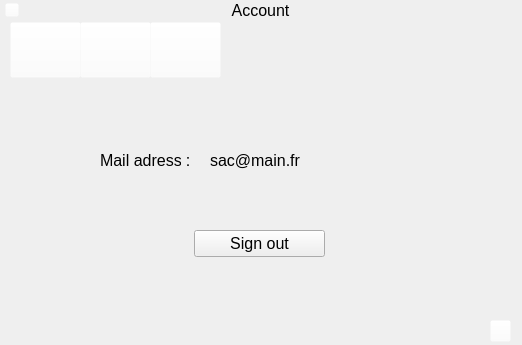
<?xml version="1.0" encoding="UTF-8"?>
<ui version="4.0">
 <class>AccountGUI</class>
 <widget class="QWidget" name="AccountGUI">
  <property name="geometry">
   <rect>
    <x>0</x>
    <y>0</y>
    <width>522</width>
    <height>345</height>
   </rect>
  </property>
  <property name="minimumSize">
   <size>
    <width>522</width>
    <height>345</height>
   </size>
  </property>
  <property name="maximumSize">
   <size>
    <width>522</width>
    <height>345</height>
   </size>
  </property>
  <property name="windowTitle">
   <string>General</string>
  </property>
  <property name="windowIcon">
   <iconset resource="../woda.qrc">
    <normaloff>:/logoTray</normaloff>:/logoTray</iconset>
  </property>
  <property name="styleSheet">
   <string notr="true"/>
  </property>
  <widget class="QLabel" name="labelTitle">
   <property name="geometry">
    <rect>
     <x>220</x>
     <y>0</y>
     <width>81</width>
     <height>21</height>
    </rect>
   </property>
   <property name="text">
    <string>&lt;html&gt;&lt;head/&gt;&lt;body&gt;&lt;p align=&quot;center&quot;&gt;&lt;span style=&quot; font-size:12pt;&quot;&gt;Account&lt;/span&gt;&lt;/p&gt;&lt;/body&gt;&lt;/html&gt;</string>
   </property>
  </widget>
  <widget class="QLabel" name="labelGeneral">
   <property name="geometry">
    <rect>
     <x>10</x>
     <y>57</y>
     <width>71</width>
     <height>21</height>
    </rect>
   </property>
   <property name="text">
    <string>&lt;html&gt;&lt;head/&gt;&lt;body&gt;&lt;p align=&quot;center&quot;&gt;&lt;span style=&quot; font-size:10pt;&quot;&gt;General&lt;/span&gt;&lt;/p&gt;&lt;/body&gt;&lt;/html&gt;</string>
   </property>
  </widget>
  <widget class="QLabel" name="labelAccount">
   <property name="geometry">
    <rect>
     <x>80</x>
     <y>57</y>
     <width>71</width>
     <height>20</height>
    </rect>
   </property>
   <property name="text">
    <string>&lt;html&gt;&lt;head/&gt;&lt;body&gt;&lt;p align=&quot;center&quot;&gt;&lt;span style=&quot; font-size:10pt;&quot;&gt;Account&lt;/span&gt;&lt;/p&gt;&lt;/body&gt;&lt;/html&gt;</string>
   </property>
  </widget>
  <widget class="QLabel" name="labelSync">
   <property name="geometry">
    <rect>
     <x>150</x>
     <y>57</y>
     <width>71</width>
     <height>20</height>
    </rect>
   </property>
   <property name="text">
    <string>&lt;html&gt;&lt;head/&gt;&lt;body&gt;&lt;p align=&quot;center&quot;&gt;&lt;span style=&quot; font-size:10pt;&quot;&gt;Sync&lt;/span&gt;&lt;/p&gt;&lt;/body&gt;&lt;/html&gt;</string>
   </property>
  </widget>
  <widget class="QPushButton" name="pushButtonClose">
   <property name="geometry">
    <rect>
     <x>5</x>
     <y>3</y>
     <width>14</width>
     <height>14</height>
    </rect>
   </property>
   <property name="minimumSize">
    <size>
     <width>14</width>
     <height>14</height>
    </size>
   </property>
   <property name="maximumSize">
    <size>
     <width>14</width>
     <height>14</height>
    </size>
   </property>
   <property name="styleSheet">
    <string notr="true">background-color: rgba(255, 255, 255, 0);</string>
   </property>
   <property name="text">
    <string/>
   </property>
   <property name="icon">
    <iconset resource="../woda.qrc">
     <normaloff>:/close</normaloff>:/close</iconset>
   </property>
   <property name="iconSize">
    <size>
     <width>14</width>
     <height>14</height>
    </size>
   </property>
  </widget>
  <widget class="QPushButton" name="pushButtonGeneral">
   <property name="geometry">
    <rect>
     <x>10</x>
     <y>22</y>
     <width>71</width>
     <height>56</height>
    </rect>
   </property>
   <property name="minimumSize">
    <size>
     <width>71</width>
     <height>56</height>
    </size>
   </property>
   <property name="maximumSize">
    <size>
     <width>71</width>
     <height>56</height>
    </size>
   </property>
   <property name="styleSheet">
    <string notr="true">background-color: rgba(255, 255, 255, 0);</string>
   </property>
   <property name="text">
    <string/>
   </property>
   <property name="icon">
    <iconset resource="../woda.qrc">
     <normaloff>:/tabGeneralOff</normaloff>:/tabGeneralOff</iconset>
   </property>
   <property name="iconSize">
    <size>
     <width>71</width>
     <height>56</height>
    </size>
   </property>
  </widget>
  <widget class="QPushButton" name="pushButtonAccount">
   <property name="geometry">
    <rect>
     <x>80</x>
     <y>22</y>
     <width>71</width>
     <height>56</height>
    </rect>
   </property>
   <property name="minimumSize">
    <size>
     <width>71</width>
     <height>56</height>
    </size>
   </property>
   <property name="maximumSize">
    <size>
     <width>71</width>
     <height>56</height>
    </size>
   </property>
   <property name="styleSheet">
    <string notr="true">background-color: rgba(255, 255, 255, 0);</string>
   </property>
   <property name="text">
    <string/>
   </property>
   <property name="icon">
    <iconset resource="../woda.qrc">
     <normaloff>:/tabAccountOn</normaloff>:/tabAccountOn</iconset>
   </property>
   <property name="iconSize">
    <size>
     <width>71</width>
     <height>56</height>
    </size>
   </property>
  </widget>
  <widget class="QPushButton" name="pushButtonSync">
   <property name="geometry">
    <rect>
     <x>150</x>
     <y>22</y>
     <width>71</width>
     <height>56</height>
    </rect>
   </property>
   <property name="minimumSize">
    <size>
     <width>71</width>
     <height>56</height>
    </size>
   </property>
   <property name="maximumSize">
    <size>
     <width>71</width>
     <height>56</height>
    </size>
   </property>
   <property name="styleSheet">
    <string notr="true">background-color: rgba(255, 255, 255, 0);</string>
   </property>
   <property name="text">
    <string/>
   </property>
   <property name="icon">
    <iconset resource="../woda.qrc">
     <normaloff>:/tabSyncOff</normaloff>:/tabSyncOff</iconset>
   </property>
   <property name="iconSize">
    <size>
     <width>71</width>
     <height>56</height>
    </size>
   </property>
  </widget>
  <widget class="QPushButton" name="pushButtonWebApp">
   <property name="geometry">
    <rect>
     <x>490</x>
     <y>320</y>
     <width>21</width>
     <height>22</height>
    </rect>
   </property>
   <property name="minimumSize">
    <size>
     <width>21</width>
     <height>22</height>
    </size>
   </property>
   <property name="maximumSize">
    <size>
     <width>21</width>
     <height>22</height>
    </size>
   </property>
   <property name="styleSheet">
    <string notr="true">background-color: rgba(255, 255, 255, 0);</string>
   </property>
   <property name="text">
    <string/>
   </property>
   <property name="icon">
    <iconset resource="../woda.qrc">
     <normaloff>:/webapp</normaloff>:/webapp</iconset>
   </property>
   <property name="iconSize">
    <size>
     <width>21</width>
     <height>22</height>
    </size>
   </property>
  </widget>
  <widget class="QLabel" name="labelSpacer2">
   <property name="geometry">
    <rect>
     <x>180</x>
     <y>150</y>
     <width>16</width>
     <height>21</height>
    </rect>
   </property>
   <property name="text">
    <string>&lt;html&gt;&lt;head/&gt;&lt;body&gt;&lt;p align=&quot;center&quot;&gt;&lt;span style=&quot; font-size:12pt;&quot;&gt;:&lt;/span&gt;&lt;/p&gt;&lt;/body&gt;&lt;/html&gt;</string>
   </property>
  </widget>
  <widget class="QLabel" name="labelNameMailAdress">
   <property name="geometry">
    <rect>
     <x>100</x>
     <y>150</y>
     <width>81</width>
     <height>21</height>
    </rect>
   </property>
   <property name="font">
    <font>
     <pointsize>12</pointsize>
    </font>
   </property>
   <property name="text">
    <string>Mail adress</string>
   </property>
  </widget>
  <widget class="QLabel" name="labelMailAdress">
   <property name="geometry">
    <rect>
     <x>210</x>
     <y>150</y>
     <width>301</width>
     <height>21</height>
    </rect>
   </property>
   <property name="font">
    <font>
     <pointsize>12</pointsize>
    </font>
   </property>
   <property name="text">
    <string>sac@main.fr</string>
   </property>
  </widget>
  <widget class="QPushButton" name="pushButtonSignOut">
   <property name="geometry">
    <rect>
     <x>194</x>
     <y>230</y>
     <width>131</width>
     <height>27</height>
    </rect>
   </property>
   <property name="font">
    <font>
     <pointsize>12</pointsize>
    </font>
   </property>
   <property name="text">
    <string>Sign out</string>
   </property>
  </widget>
  <widget class="QLabel" name="imgSpacer">
   <property name="geometry">
    <rect>
     <x>84</x>
     <y>200</y>
     <width>350</width>
     <height>3</height>
    </rect>
   </property>
   <property name="minimumSize">
    <size>
     <width>350</width>
     <height>3</height>
    </size>
   </property>
   <property name="maximumSize">
    <size>
     <width>350</width>
     <height>3</height>
    </size>
   </property>
   <property name="text">
    <string/>
   </property>
   <property name="pixmap">
    <pixmap resource="../woda.qrc">:/spacer</pixmap>
   </property>
  </widget>
  <zorder>labelSync</zorder>
  <zorder>labelGeneral</zorder>
  <zorder>labelAccount</zorder>
  <zorder>labelTitle</zorder>
  <zorder>pushButtonClose</zorder>
  <zorder>pushButtonGeneral</zorder>
  <zorder>pushButtonAccount</zorder>
  <zorder>pushButtonSync</zorder>
  <zorder>pushButtonWebApp</zorder>
  <zorder>labelSpacer2</zorder>
  <zorder>labelNameMailAdress</zorder>
  <zorder>labelMailAdress</zorder>
  <zorder>pushButtonSignOut</zorder>
  <zorder>imgSpacer</zorder>
 </widget>
 <resources>
  <include location="../woda.qrc"/>
 </resources>
 <connections>
  <connection>
   <sender>pushButtonClose</sender>
   <signal>clicked()</signal>
   <receiver>AccountGUI</receiver>
   <slot>closePreference()</slot>
   <hints>
    <hint type="sourcelabel">
     <x>11</x>
     <y>9</y>
    </hint>
    <hint type="destinationlabel">
     <x>260</x>
     <y>172</y>
    </hint>
   </hints>
  </connection>
  <connection>
   <sender>pushButtonGeneral</sender>
   <signal>clicked()</signal>
   <receiver>AccountGUI</receiver>
   <slot>btnPageGeneral()</slot>
   <hints>
    <hint type="sourcelabel">
     <x>45</x>
     <y>49</y>
    </hint>
    <hint type="destinationlabel">
     <x>260</x>
     <y>172</y>
    </hint>
   </hints>
  </connection>
  <connection>
   <sender>pushButtonSync</sender>
   <signal>clicked()</signal>
   <receiver>AccountGUI</receiver>
   <slot>btnPageSync()</slot>
   <hints>
    <hint type="sourcelabel">
     <x>185</x>
     <y>49</y>
    </hint>
    <hint type="destinationlabel">
     <x>260</x>
     <y>172</y>
    </hint>
   </hints>
  </connection>
  <connection>
   <sender>pushButtonWebApp</sender>
   <signal>clicked()</signal>
   <receiver>AccountGUI</receiver>
   <slot>btnWebApp()</slot>
   <hints>
    <hint type="sourcelabel">
     <x>500</x>
     <y>330</y>
    </hint>
    <hint type="destinationlabel">
     <x>260</x>
     <y>172</y>
    </hint>
   </hints>
  </connection>
  <connection>
   <sender>pushButtonSignOut</sender>
   <signal>clicked()</signal>
   <receiver>AccountGUI</receiver>
   <slot>btnSignOut()</slot>
   <hints>
    <hint type="sourcelabel">
     <x>259</x>
     <y>243</y>
    </hint>
    <hint type="destinationlabel">
     <x>260</x>
     <y>172</y>
    </hint>
   </hints>
  </connection>
 </connections>
 <slots>
  <slot>closePreference()</slot>
  <slot>btnPageGeneral()</slot>
  <slot>btnPageSync()</slot>
  <slot>btnWebApp()</slot>
  <slot>btnSignOut()</slot>
 </slots>
</ui>
